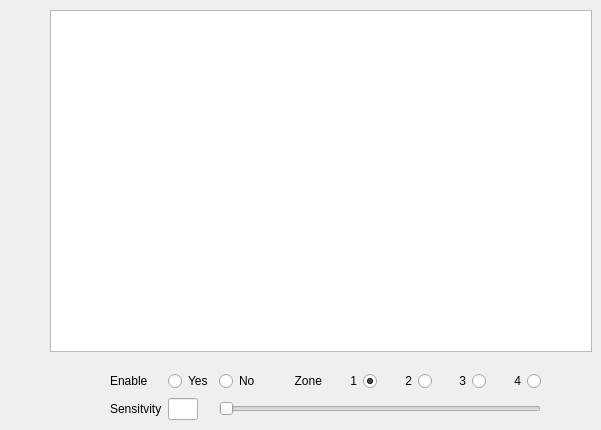
      <widget class="QWidget" name="detect_human">
       <attribute name="title">
        <string>Human</string>
       </attribute>
       <widget class="QWidget" name="gridLayoutWidget_14">
        <property name="geometry">
         <rect>
          <x>110</x>
          <y>370</y>
          <width>431</width>
          <height>51</height>
         </rect>
        </property>
        <layout class="QGridLayout" name="detect_human_grid">
         <item row="0" column="0">
          <widget class="QLabel" name="label_detection_human_enable">
           <property name="text">
            <string>Enable</string>
           </property>
          </widget>
         </item>
         <item row="1" column="0">
          <widget class="QLabel" name="label_detection_human_sensitivity">
           <property name="text">
            <string>Sensitvity</string>
           </property>
          </widget>
         </item>
         <item row="0" column="6">
          <widget class="QRadioButton" name="radio_detect_human_zone2">
           <property name="layoutDirection">
            <enum>Qt::RightToLeft</enum>
           </property>
           <property name="text">
            <string>3</string>
           </property>
           <attribute name="buttonGroup">
            <string notr="true">detect_human_zone_btn_grp</string>
           </attribute>
          </widget>
         </item>
         <item row="0" column="2">
          <widget class="QRadioButton" name="detection_human_enable_no">
           <property name="text">
            <string>No</string>
           </property>
           <attribute name="buttonGroup">
            <string notr="true">detect_human_btngrp</string>
           </attribute>
          </widget>
         </item>
         <item row="0" column="5">
          <widget class="QRadioButton" name="radio_detect_human_zone1">
           <property name="layoutDirection">
            <enum>Qt::RightToLeft</enum>
           </property>
           <property name="text">
            <string>2</string>
           </property>
           <attribute name="buttonGroup">
            <string notr="true">detect_human_zone_btn_grp</string>
           </attribute>
          </widget>
         </item>
         <item row="0" column="4">
          <widget class="QRadioButton" name="radio_detect_human_zone0">
           <property name="layoutDirection">
            <enum>Qt::RightToLeft</enum>
           </property>
           <property name="text">
            <string>1</string>
           </property>
           <property name="checked">
            <bool>true</bool>
           </property>
           <attribute name="buttonGroup">
            <string notr="true">detect_human_zone_btn_grp</string>
           </attribute>
          </widget>
         </item>
         <item row="0" column="3">
          <widget class="QLabel" name="label_detection_human_zone">
           <property name="layoutDirection">
            <enum>Qt::LeftToRight</enum>
           </property>
           <property name="text">
            <string>Zone</string>
           </property>
           <property name="alignment">
            <set>Qt::AlignRight|Qt::AlignTrailing|Qt::AlignVCenter</set>
           </property>
          </widget>
         </item>
         <item row="0" column="1">
          <widget class="QRadioButton" name="detection_human_enable_yes">
           <property name="text">
            <string>Yes</string>
           </property>
           <attribute name="buttonGroup">
            <string notr="true">detect_human_btngrp</string>
           </attribute>
          </widget>
         </item>
         <item row="1" column="1">
          <widget class="QLineEdit" name="detection_human_sensitivity">
           <property name="maximumSize">
            <size>
             <width>30</width>
             <height>16777215</height>
            </size>
           </property>
           <property name="alignment">
            <set>Qt::AlignCenter</set>
           </property>
          </widget>
         </item>
         <item row="0" column="7">
          <widget class="QRadioButton" name="radio_detect_human_zone3">
           <property name="layoutDirection">
            <enum>Qt::RightToLeft</enum>
           </property>
           <property name="text">
            <string>4</string>
           </property>
           <attribute name="buttonGroup">
            <string notr="true">detect_human_zone_btn_grp</string>
           </attribute>
          </widget>
         </item>
         <item row="1" column="2" colspan="6">
          <widget class="QSlider" name="detection_human_sensitivity_slider">
           <property name="orientation">
            <enum>Qt::Horizontal</enum>
           </property>
          </widget>
         </item>
        </layout>
       </widget>
       <widget class="QGraphicsView" name="detection_human_graphic_view">
        <property name="geometry">
         <rect>
          <x>50</x>
          <y>10</y>
          <width>542</width>
          <height>342</height>
         </rect>
        </property>
        <property name="cursor" stdset="0">
         <cursorShape>CrossCursor</cursorShape>
        </property>
       </widget>
      </widget>
